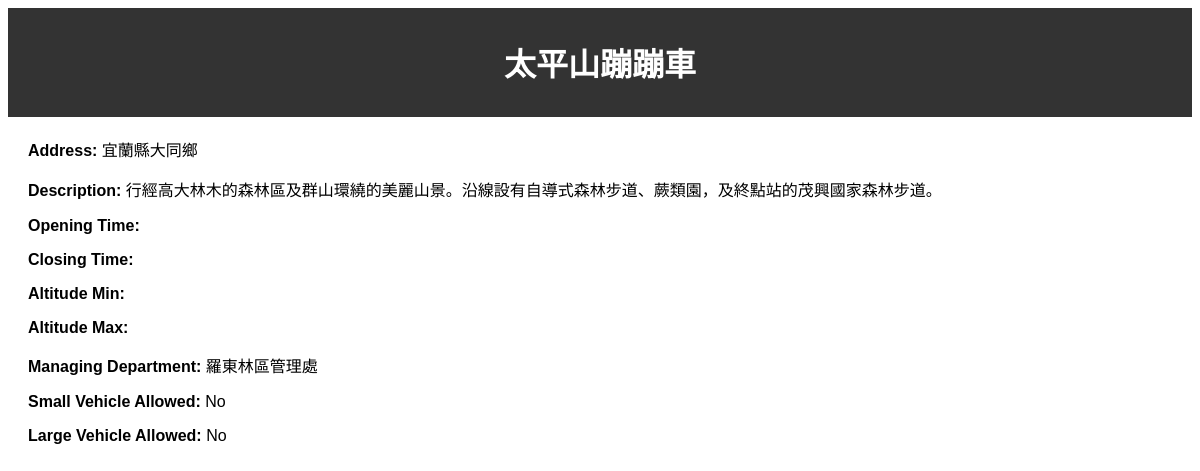
Page /Loginver/detailsLoginver.php?id=53 on the committed database.
### tables this page shows
CREATE TABLE `location_info` (
  `id` int(11) NOT NULL,
  `location_name` varchar(100) NOT NULL,
  `page_url` varchar(255) NOT NULL,
  `opening_time` time DEFAULT NULL,
  `closing_time` time DEFAULT NULL,
  `address` varchar(255) NOT NULL,
  `altitude_min` int(11) DEFAULT NULL,
  `altitude_max` int(11) DEFAULT NULL,
  `description` text DEFAULT NULL,
  `managing_department` varchar(255) DEFAULT NULL,
  `coordinates` point DEFAULT NULL,
  `small_vehicle_allowed` tinyint(1) DEFAULT NULL,
  `large_vehicle_allowed` tinyint(1) DEFAULT NULL,
  `District_ID` varchar(7) NOT NULL,
  `Type_ID` int(11) NOT NULL,
  `activity_intensity` int(1) DEFAULT NULL
);

### Loginver/detailsLoginver.php (the view, shortened to what this page needs)
<?php
include 'db.php';
$id = $_GET['id'];
$sql = "SELECT * FROM location_info WHERE id = $id";
$result = $conn->query($sql);
if ($result->num_rows > 0) {
    $row = $result->fetch_assoc();
} else {
    echo "找不到該景點的詳細信息。";
    exit();
}
?>
<!DOCTYPE html>
<html lang="en">
<head>
    <link rel="stylesheet" href="styles.css">
</head>
<body>
    <header>
        <h1><?php echo $row['location_name']; ?></h1>
    </header>
    <main>
        <p><strong>Address:</strong> <?php echo $row['address']; ?></p>
        <p><strong>Description:</strong> <?php echo $row['description']; ?></p>
        <p><strong>Opening Time:</strong> <?php echo $row['opening_time']; ?></p>
        <p><strong>Closing Time:</strong> <?php echo $row['closing_time']; ?></p>
        <p><strong>Altitude Min:</strong> <?php echo $row['altitude_min']; ?></p>
        <p><strong>Altitude Max:</strong> <?php echo $row['altitude_max']; ?></p>
        <p><strong>Managing Department:</strong> <?php echo $row['managing_department']; ?></p>
        <p><strong>Small Vehicle Allowed:</strong> <?php echo $row['small_vehicle_allowed'] ? 'Yes' : 'No'; ?></p>
        <p><strong>Large Vehicle Allowed:</strong> <?php echo $row['large_vehicle_allowed'] ? 'Yes' : 'No'; ?></p>
    </main>
</body>
</html>

### styles.css (style rules this page uses)
body { font-family: Arial, sans-serif; }
header { background-color: #333; color: white; padding: 10px 0; text-align: center; }
main { margin: 20px; }

### rows in the picture
location_info: location_name "太平山蹦蹦車", address "宜蘭縣大同鄉", description "行經高大林木的森林區及群山環繞的美麗山景。沿線設有自導式森林步道、蕨類園，及終點站的茂興國家森林步道。", managing_department "羅東林區管理處"
